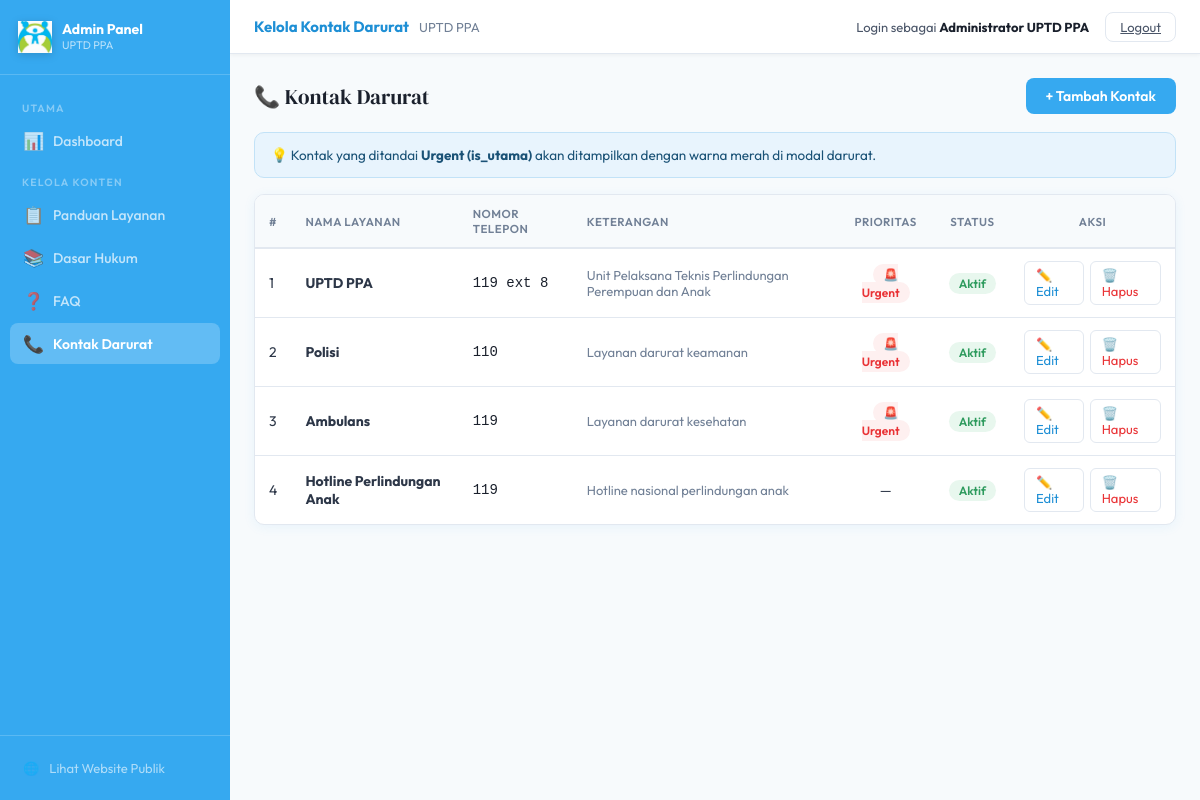
The app's page /admin/kontak.php (signed in) with its own data.
### tables this page shows
CREATE TABLE IF NOT EXISTS kontak_darurat (
  id          INT UNSIGNED AUTO_INCREMENT PRIMARY KEY,
  nama        VARCHAR(120) NOT NULL,                   
  nomor       VARCHAR(30)  NOT NULL,
  keterangan  VARCHAR(200) DEFAULT NULL,
  is_utama    TINYINT(1)   NOT NULL DEFAULT 0,         
  urutan      SMALLINT     NOT NULL DEFAULT 1,
  aktif       TINYINT(1)   NOT NULL DEFAULT 1,
  created_at  TIMESTAMP    NOT NULL DEFAULT CURRENT_TIMESTAMP,
  updated_at  TIMESTAMP    NOT NULL DEFAULT CURRENT_TIMESTAMP ON UPDATE CURRENT_TIMESTAMP
);

### admin/kontak.php (the view, shortened to what this page needs)
<?php
require_once __DIR__.'/../includes/config.php';
$action=$_GET['action']??'list'; $edit_id=isset($_GET['id'])?(int)$_GET['id']:0;
$rows=[]; $edit_row=null;
try{
  if($action==='list') $rows=$pdo->query("SELECT * FROM kontak_darurat ORDER BY urutan ASC")->fetchAll();
  elseif($action==='edit'&&$edit_id>0){$s=$pdo->prepare("SELECT * FROM kontak_darurat WHERE id=?");$s->execute([$edit_id]);$edit_row=$s->fetch();if(!$edit_row)$action='list';}
}catch(Exception $e){}
include 'admin_layout.php';
?>
<?php if($action==='list'): ?>
<div class="crud-header"><h2>📞 Kontak Darurat</h2><a href="kontak.php?action=add" class="btn-add">+ Tambah Kontak</a></div>
<div class="info-note">💡 Kontak yang ditandai <strong>Urgent (is_utama)</strong> akan ditampilkan dengan warna merah di modal darurat.</div>
<div class="crud-table-wrap"><table class="crud-table">
  <thead><tr><th>#</th><th>Nama Layanan</th><th>Nomor Telepon</th><th>Keterangan</th><th style="text-align:center;">Prioritas</th><th style="text-align:center;">Status</th><th style="text-align:center;">Aksi</th></tr></thead>
  <tbody>
    <?php foreach($rows as $i=>$r): ?>
    <tr>
      <td><?php echo $i+1; ?></td>
      <td><strong><?php echo htmlspecialchars($r['nama']); ?></strong></td>
      <td style="font-family:monospace;color:var(--grey-900);"><?php echo htmlspecialchars($r['nomor']); ?></td>
      <td style="color:var(--text-light);font-size:13px;"><?php echo htmlspecialchars($r['keterangan']??'-'); ?></td>
      <td style="text-align:center;"><?php if($r['is_utama']): ?><span class="badge badge-urgent">🚨 Urgent</span><?php else: ?>—<?php endif; ?></td>
      <td style="text-align:center;"><span class="badge badge-<?php echo $r['aktif']?'aktif':'nonaktif'; ?>"><?php echo $r['aktif']?'Aktif':'Nonaktif'; ?></span></td>
      <td><div class="td-actions">
        <a href="kontak.php?action=edit&id=<?php echo $r['id']; ?>" class="btn-edit">✏️ Edit</a>
        <a href="kontak.php?delete=<?php echo $r['id']; ?>" class="btn-delete" onclick="return confirm('Yakin hapus kontak ini?');">🗑️ Hapus</a>
      </div></td>
    </tr>
    <?php endforeach; ?>
  </tbody>
</table></div>
<?php endif; ?>
  </div></div></body></html>

### admin/admin_layout.php (style rules this page uses)
:root { --blue:#36A9F0;--blue-dark:#1E8FD5;--blue-light:#E8F4FD;--blue-mid:#C2E2F7; --red:#E93235;--red-dark:#C82A2D;--red-light:#FEF0F0;--red-border:#F5C0C1; --green:#3CB371;--green-dark:#2E9B5E;--green-light:#E8F7EE; --white:#FFF;--grey-50:#F7FAFC;--grey-100:#EDF2F7;--grey-200:#E2E8F0; --grey-400:#A0AEC0;--grey-600:#718096;--grey-800:#2D3748;--grey-900:#1A202C; --text:#2D3748;--text-mid:#4A5568;--text-light:#718096; --radius:10px;--shadow:0 2px 12px rgba(54,169,240,.08); }
*,*::before,*::after { box-sizing:border-box;margin:0;padding:0 }
html,body { height:100% }
body { font-family:'Outfit',system-ui,sans-serif;color:var(--text);background:var(--grey-50);display:flex;min-height:100vh;font-size:14px }
.crud-header { display:flex;justify-content:space-between;align-items:center;margin-bottom:18px;flex-wrap:wrap;gap:10px }
.crud-header h2 { font-family:'DM Serif Display',serif;font-size:21px;font-weight:400;color:var(--grey-900) }
.btn-add { background:var(--blue);color:#fff;border:none; padding:9px 20px;border-radius:8px;font-size:14px;font-weight:600; cursor:pointer;font-family:inherit;text-decoration:none; display:inline-flex;align-items:center;gap:6px;transition:background .2s; }
.crud-table-wrap { background:#fff;border-radius:var(--radius);border:1px solid var(--grey-200);box-shadow:var(--shadow);overflow:hidden }
.crud-table { width:100%;border-collapse:collapse }
.crud-table th { background:var(--grey-50);padding:11px 14px;text-align:left;font-size:11.5px;font-weight:600;color:var(--text-light);text-transform:uppercase;letter-spacing:.5px;border-bottom:2px solid var(--grey-200) }
.crud-table td { padding:12px 14px;border-bottom:1px solid var(--grey-200);font-size:14px;vertical-align:middle }
.crud-table tr:last-child td { border-bottom:none }
.td-actions { display:flex;gap:6px }
.btn-edit,.btn-delete { background:none;border:1.5px solid var(--grey-200); padding:5px 11px;border-radius:6px;font-size:13px; cursor:pointer;font-family:inherit;transition:.2s; text-decoration:none;display:inline-flex;align-items:center;gap:4px; }
.btn-edit { color:var(--blue-dark) }
.btn-delete { color:var(--red) }
.badge { padding:3px 10px;border-radius:12px;font-size:12px;font-weight:600 }
.badge-aktif { background:var(--green-light);color:var(--green-dark) }
.badge-urgent { background:var(--red-light);color:var(--red) }
.info-note { background:var(--blue-light);border:1px solid var(--blue-mid);border-radius:var(--radius);padding:13px 16px;font-size:13.5px;color:#1A5276;margin-bottom:16px }

### records on screen
kontak_darurat: nama "UPTD PPA", nomor "119 ext 8", keterangan "Unit Pelaksana Teknis Perlindungan Perempuan dan Anak", is_utama "🚨 Urgent", aktif "Aktif"
kontak_darurat: nama "Polisi", nomor "110", keterangan "Layanan darurat keamanan", is_utama "🚨 Urgent", aktif "Aktif"
kontak_darurat: nama "Ambulans", nomor "119", keterangan "Layanan darurat kesehatan", is_utama "🚨 Urgent", aktif "Aktif"
kontak_darurat: nama "Hotline Perlindungan Anak", nomor "119", keterangan "Hotline nasional perlindungan anak", aktif "Aktif"

### other values on screen
$titles[$admin_page] "Kelola Kontak Darurat"
$_SESSION['admin_nama'] "Administrator UPTD PPA"
